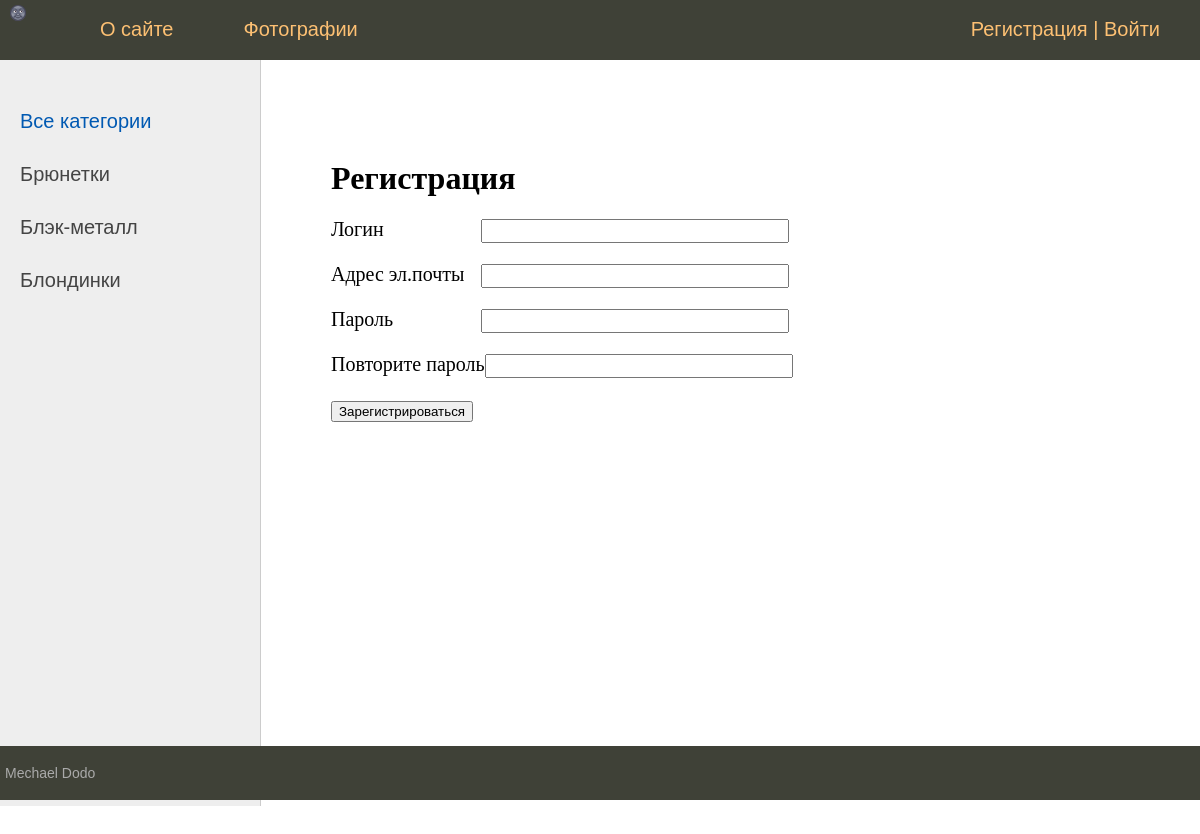
Screenshot of /register/ with the database file from the repository.
### beautido_app/models.py (models this page shows, shortened)
class Category(models.Model):
    title = models.CharField(max_length=100, db_index=True)
    slug = models.SlugField(max_length=255, unique=True, db_index=True)
    def get_absolute_url(self):
        return reverse('show_the_category', args=[self.slug, ])

### beautido_app/views.py (the view, shortened to what this page needs)
# urls.py: path('register/', RegisterUser.as_view(), name='register'),
class RegisterUser(DataMixin, CreateView):
    form_class = RegisterUserForm
    template_name = 'beautido_app/register.html'
    success_url = reverse_lazy('login')
    def get_context_data(self, *, object_list=None, **kwargs):
        context = super().get_context_data(**kwargs)
        context_mix = self.get_user_context(title='Регистрация')
        return dict(list(context.items())+list(context_mix.items()))

### beautido_app/forms.py
class RegisterUserForm(UserCreationForm):
    username = forms.CharField(label='Логин', widget=forms.TextInput(attrs={'class': 'form-input', }))
    email = forms.EmailField(label='Адрес эл.почты', widget=forms.EmailInput(attrs={'class': 'form-input', }))
    password1 = forms.CharField(label='Пароль', widget=forms.PasswordInput(attrs={'class': 'form-input', }))
    password2 = forms.CharField(label='Повторите пароль', widget=forms.PasswordInput(attrs={'class': 'form-input', }))
    class Meta:
        model = User
        fields = ['username', 'email', 'password1', 'password2']

### beautido_app/templatetags/beautido_app_tags.py (called while the page is built)
@register.inclusion_tag('beautido_app/list_categories.html')
def show_categories(sort=None, cat_selected=0):
    if not sort:
        categories = Category.objects.annotate(Count('girls'))
    else:
        categories = Category.objects.order_by(sort)
    return {'categories': categories, 'cat_selected': cat_selected}

### beautido_app/utils.py (called while the page is built)
    def get_user_context(self, **kwargs):
        context = kwargs
        user_menu = menu.copy()
        if not self.request.user.is_authenticated:
            user_menu.pop(1)
        context['menu'] = user_menu
        if 'cat_selected' not in context:
            context['cat_selected'] = 0
        return context

### beautido_app/templates/beautido_app/register.html (shortened to what this page needs)
{% extends 'beautido_app/base.html' %}
{% block content %}
    <h1>{{ title }}</h1>
    <form  method="post">
        {% for f in form %}
            <p><label class="form-label" for="{{ f.id_for_label }}">{{ f.label }}</label>{{ f }}</p>
        {% endfor %}
        <button type="submit">Зарегистрироваться</button>
    </form>
{% endblock content %}

### beautido_app/templates/beautido_app/list_categories.html (shortened to what this page needs)
{% for category in categories %}
        {% if cat_selected == category.slug %}
            <li class="selected">{{ category.title }}</li>
        {% else %}
            <li><a href="{{ category.get_absolute_url }}">{{ category.title }}</a></li>
        {% endif %}
{% endfor %}

### beautido_app/static/beautido_app/css/styles.css (style rules this page uses)
html, body { font-family: 'Arial'; margin: 0; padding: 0; height: 100%; width: 100%; color: #444; }
a { color: #0059b2; text-decoration: none; }
.left-chapters ul li { margin: 30px 0 0 0; color: #999; }
.left-chapters ul li a { color: #444; text-decoration: none; }
.content-text h1 { font-size: 32px; }
.form-input { width: 300px; font-size: 16px; }
.form-label { display: inline-block; min-width: 150px; vertical-align: top; }

### rows the page displays
Category: title "Брюнетки"
Category: title "Блэк-металл"
Category: title "Блондинки"

### other values shown
{{ m.title }} "О сайте" "Фотографии"
{{ title }} "Регистрация"
{{ f.label }} "Логин" "Адрес эл.почты" "Пароль" "Повторите пароль"
